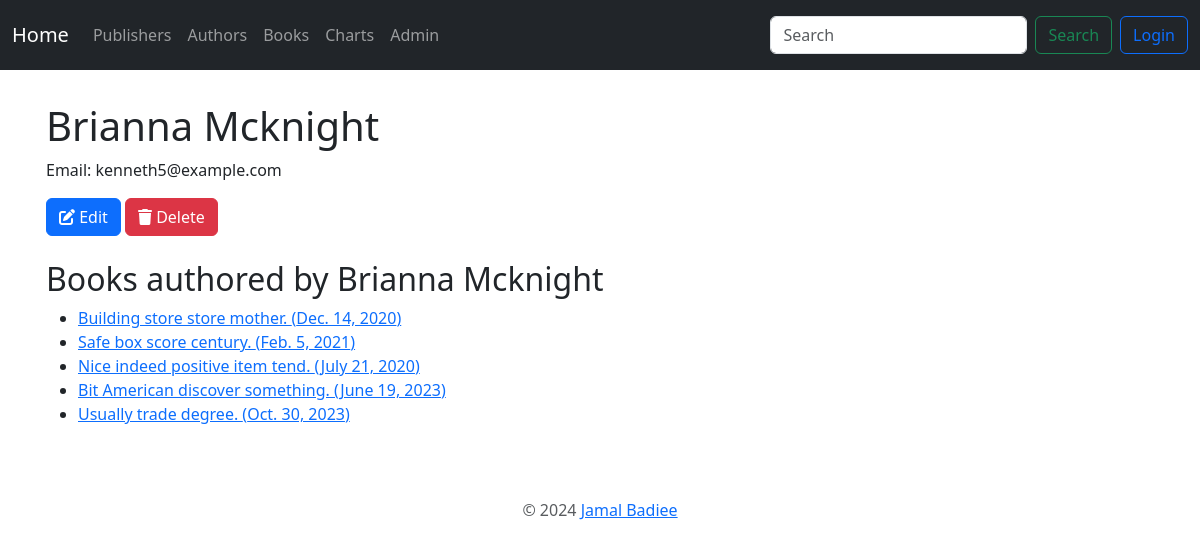
The app's page /authors/30/, older data.
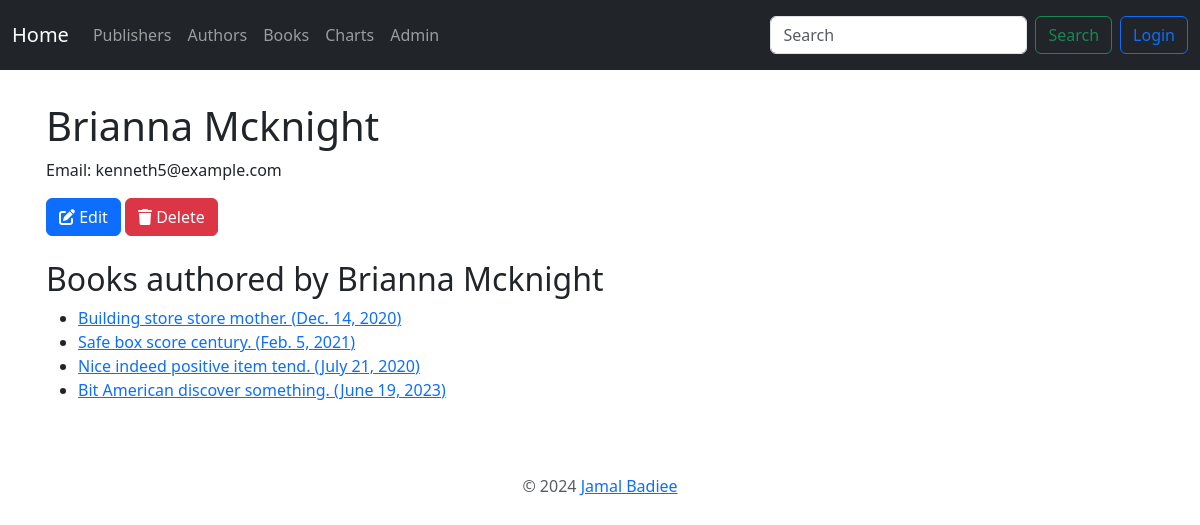
The same page, newer data.
### book_app/models.py (models this page shows, shortened)
class Book(models.Model):
    title = models.CharField(max_length=100)
    authors = models.ManyToManyField("Author")
    cover = models.ImageField(upload_to="book_covers", null=True, blank=True)
    publisher = models.ForeignKey(Publisher, on_delete=models.PROTECT)
    publication_date = models.DateField()
    class Meta:
        ordering = ["-id"]

### book_app/views.py (the view)
# urls.py: path('authors/<int:pk>/', AuthorDetailView.as_view(),
class AuthorDetailView(DetailView):
    model = Author
    context_object_name = 'author'
    def get_context_data(self, **kwargs):
        context = super().get_context_data(**kwargs)
        context['books'] = Book.objects.filter(authors=self.object)
        return context

### book_app/templates/book_app/author_detail.html (shortened to what this page needs)
{% extends 'book_app/base.html' %}
{% block content %}
<h1>{{ author.name }}</h1>
<p>Email: {{ author.email }}</p>
<a href="{% url 'book_app:author_edit' author.pk %}" class="btn btn-primary">
    <i class="fas fa-edit"></i> Edit
</a>
<a href="{% url 'book_app:author_delete' author.pk %}" class="btn btn-danger">
    <i class="fas fa-trash"></i> Delete
</a>
<br>
<br>
<h2>Books authored by {{ author.name }}</h2>
<ul>
    {% for book in books %}
    <li><a href="{% url 'book_app:book_detail' book.pk %}">{{ book.title }} ({{ book.publication_date }})</a></li>
    {% empty %}
    <li>No books found for this author.</li>
    {% endfor %}
</ul>
{% endblock %}

Row changes from the older to the newer data that the page shows:
removed Book: title "Usually trade degree.", publication_date "Oct. 30, 2023"
